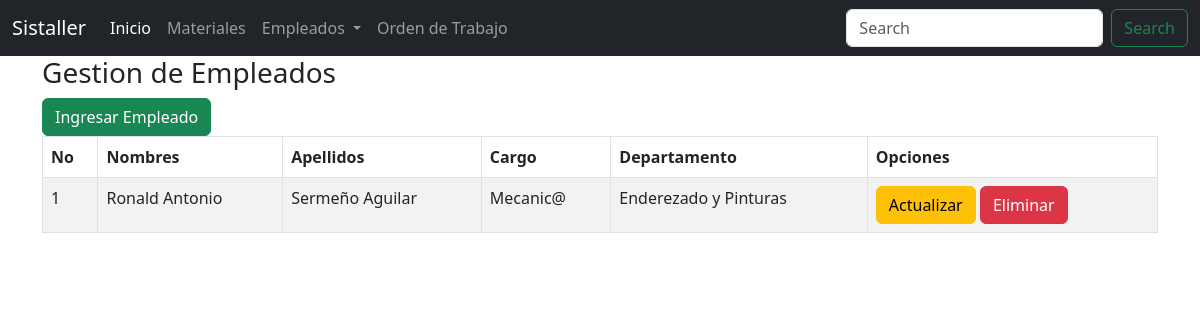
The app's page /empleados/listar_empleado/, older data.
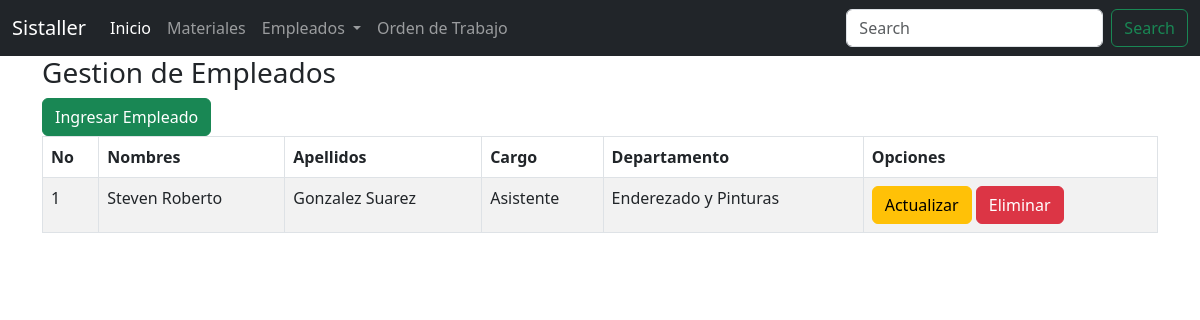
The same page, newer data.
### Empleados/models.py (models this page shows, shortened)
class Empleado(models.Model):
    idempleado= models.AutoField(primary_key=True)
    nombre = models.CharField('Nombre',max_length=100, blank=False, null=False)
    apellidos = models.CharField('Apellidos', max_length=100, blank=False, null=False)
    dui = models.CharField('DUI', max_length=10, blank=False,null=False)
    sexo = models.CharField('Sexo', max_length=1, blank=False, null=False)
    email = models.CharField('email',max_length=100,blank=False, null=False)
    estadoCivil = models.CharField('estadoCivil', max_length=10, blank=False,null=False)
    telefono = models.CharField('Telefono', max_length=9 ,blank=False,null=False)
    fechaNaci = models.DateField('Fecha de Nacimiento',blank=False,null=False)
    direccion = models.TextField('Direccion',max_length=300, blank=False,null=False)
    id_cargo = models.ForeignKey(
        'Cargo', verbose_name='Cargo', on_delete=models.CASCADE, blank=False )
    id_departamento = models.ForeignKey(
        'Departamento', verbose_name='Departamento', on_delete=models.CASCADE, blank=False )
    class Meta:
        verbose_name='Empleado'
        verbose_name_plural= 'Empleados'
        ordering=['idempleado']

class Cargo(models.Model):
    id_cargo = models.AutoField(primary_key=True)
    nombre_cargo = models.CharField(
        'Nombre de Cargo', max_length=50, blank=False, unique=True)
    class Meta:
        verbose_name = ("Cargo")
        verbose_name_plural = ("Cargos")
    def __str__(self):
        return self.nombre_cargo

class Departamento(models.Model):
    id_departamento=models.AutoField(primary_key=True)
    nombre_departamento = models.CharField(
        'Nombre de Departamento', max_length=50, blank=False, unique=True)
    class Meta:
        verbose_name = ('Departamento')
        verbose_name_plural = ('Departamentos')
    def __str__(self):
        return self.nombre_departamento

### Empleados/views.py (the view)
# urls.py: path('listar_empleado/', ListadoEmpleado.as_view(),name='listar_empleado'),
class ListadoEmpleado(ListView):
    model = Empleado
    template_name = 'empleado/listar_empleado.html'
    context_object_name = 'empleados'
    queryset = Empleado.objects.all()

### templates/empleado/listar_empleado.html (shortened to what this page needs)
{% extends "index.html" %}
{% block content%}
{% if empleados %}
<div class="container">
  <h3 id="Ingreso">Gestion de Empleados</h3>
  <a class="btn btn-success" href="{% url 'empleado:crear_empleado' %}">Ingresar Empleado</a>
<table id="table_consulta" class="table table-striped table-bordered">
  <thead>
    <tr>
      <th>No</th>
      <th>Nombres</th>
      <th>Apellidos</th>
      <th>Cargo</th>
      <th>Departamento</th>
      <th>Opciones</th>
    </tr>
  </thead>
  <tbody>
    {% for empleado in empleados %}
    <tr>
      <td>{{empleado.idempleado}}</td>
      <td>{{empleado.nombre}}</td>
      <td>{{empleado.apellidos}}</td>
      <td>{{empleado.id_cargo}}</td>
      <td>{{empleado.id_departamento}}</td>
      <td>
        <a href="{% url 'empleado:editar_empleado' empleado.idempleado %}" class="btn btn-warning">Actualizar</a>
        <a href="{% url 'empleado:eliminar_empleado' empleado.idempleado %}" class="btn btn-danger">Eliminar</a>
      </td>
    </tr>
    {% endfor %}
  </tbody>
</table>
{% else %}
<h1>No existen Consultas registradas</h1>
{% endif %}
{% endblock %}

Row changes from the older to the newer data that the page shows:
changed Empleado "Enderezado y Pinturas": nombre "Ronald Antonio" → "Steven Roberto"; apellidos "Sermeño Aguilar" → "Gonzalez Suarez"; id_cargo "Mecanic@" → "Asistente"
